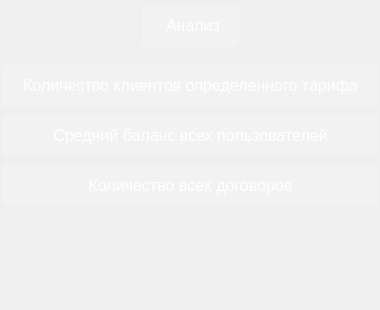
<?xml version="1.0" encoding="UTF-8"?>
<ui version="4.0">
 <class>tablewidgetanalysis_form</class>
 <widget class="QWidget" name="tablewidgetanalysis_form">
  <property name="geometry">
   <rect>
    <x>0</x>
    <y>0</y>
    <width>380</width>
    <height>310</height>
   </rect>
  </property>
  <property name="windowTitle">
   <string>Анализ</string>
  </property>
  <property name="accessibleName">
   <string/>
  </property>
  <property name="layoutDirection">
   <enum>Qt::LeftToRight</enum>
  </property>
  <property name="styleSheet">
   <string notr="true">QWidget
 {
    background: qlineargradient(x1:0, y1:0, x2:1, y2:1,
                                stop:0 rgb(148, 87, 235), stop:1 rgb(87, 37, 138));
}</string>
  </property>
  <widget class="QLabel" name="label_tables">
   <property name="geometry">
    <rect>
     <x>140</x>
     <y>0</y>
     <width>101</width>
     <height>51</height>
    </rect>
   </property>
   <property name="styleSheet">
    <string notr="true">QLabel
 {
    background-color: rgba(255, 255, 255, 50); /* Фиолетовый цвет фона */
    border: none;
    color: white;
    padding: 10px 20px;
    text-align: center;
    text-decoration: none;
    display: inline-block;
    font-size: 16px;
    margin: 4px 2px;
    cursor: pointer;
    border-radius: 4px; /* Закругленные углы */
}
</string>
   </property>
   <property name="text">
    <string>Анализ</string>
   </property>
  </widget>
  <widget class="QPushButton" name="push_all_agreements">
   <property name="geometry">
    <rect>
     <x>0</x>
     <y>160</y>
     <width>381</width>
     <height>50</height>
    </rect>
   </property>
   <property name="styleSheet">
    <string notr="true">/* Стиль для QPushButton */
QPushButton {
    background-color: rgba(255, 255, 255, 50);; /* Фиолетовый цвет фона */
    border: none;
    color: white;
    padding: 10px 20px;
    text-align: center;
    text-decoration: none;
    display: inline-block;
    font-size: 16px;
    margin: 4px 2px;
    cursor: pointer;
    border-radius: 4px; /* Закругленные углы */
}

/* Стиль для QPushButton при наведении */
QPushButton:hover {
    background-color: #8e44ad;
}</string>
   </property>
   <property name="text">
    <string>Количество всех договоров</string>
   </property>
  </widget>
  <widget class="QPushButton" name="push_med_balance">
   <property name="geometry">
    <rect>
     <x>0</x>
     <y>110</y>
     <width>381</width>
     <height>50</height>
    </rect>
   </property>
   <property name="styleSheet">
    <string notr="true">/* Стиль для QPushButton */
QPushButton {
    background-color: rgba(255, 255, 255, 50);; /* Фиолетовый цвет фона */
    border: none;
    color: white;
    padding: 10px 20px;
    text-align: center;
    text-decoration: none;
    display: inline-block;
    font-size: 16px;
    margin: 4px 2px;
    cursor: pointer;
    border-radius: 4px; /* Закругленные углы */
}

/* Стиль для QPushButton при наведении */
QPushButton:hover {
    background-color: #8e44ad;
}</string>
   </property>
   <property name="text">
    <string>Средний баланс всех пользователей</string>
   </property>
  </widget>
  <widget class="QPushButton" name="push_clients_tarifs">
   <property name="geometry">
    <rect>
     <x>0</x>
     <y>60</y>
     <width>381</width>
     <height>51</height>
    </rect>
   </property>
   <property name="styleSheet">
    <string notr="true">/* Стиль для QPushButton */
QPushButton {
    background-color: rgba(255, 255, 255, 50);; /* Фиолетовый цвет фона */
    border: none;
    color: white;
    padding: 10px 20px;
    text-align: center;
    text-decoration: none;
    display: inline-block;
    font-size: 16px;
    margin: 4px 2px;
    cursor: pointer;
    border-radius: 4px; /* Закругленные углы */
}

/* Стиль для QPushButton при наведении */
QPushButton:hover {
    background-color: #8e44ad;
}</string>
   </property>
   <property name="text">
    <string>Количество клиентов определенного тарифа</string>
   </property>
  </widget>
 </widget>
 <resources/>
 <connections/>
</ui>
